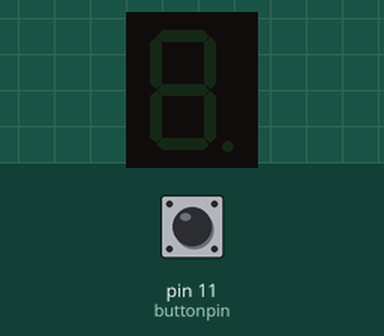
This sketch was run on a simulated Arduino Uno, built with avr-gcc and run on an emulated ATmega328P. Shown: 1-digit seven-segment display. Wiring (inferred from the names in the program): 1-digit 7-segment display, segments lit when HIGH: segments pin 2, pin 3, pin 4, pin 5, pin 6, pin 7, pin 8. The inputs (shaded band) are chosen by the test bench; at power-on: pin 11 (buttonpin) HIGH. The segment pins are drawn as the display they are named for.

Above: at 1.2 s.
1.3 s: pin 11 (buttonpin) pulled LOW for 0.15 s
At 2.3 s:
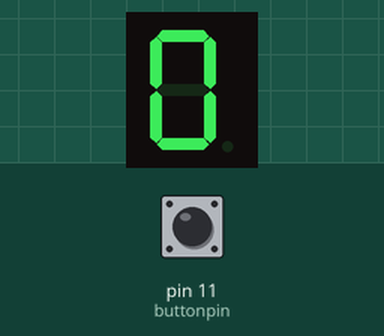
3.0 s: pin 11 (buttonpin) pulled LOW for 1 s
At 3.6 s:
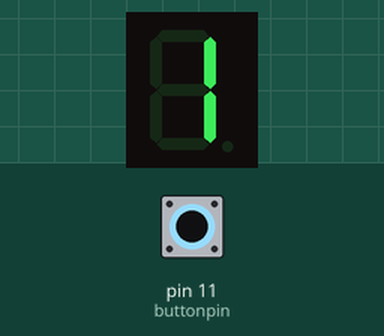
5.5 s: pin 11 (buttonpin) pulled LOW for 0.15 s
At 6.7 s:
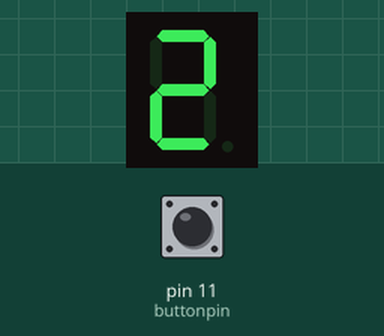
7.2 s: pin 11 (buttonpin) pulled LOW for 3.2 s
At 8.0 s:
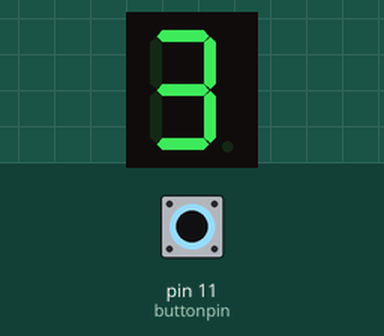
11.9 s: pin 11 (buttonpin) pulled LOW for 0.15 s
At 12.8 s:
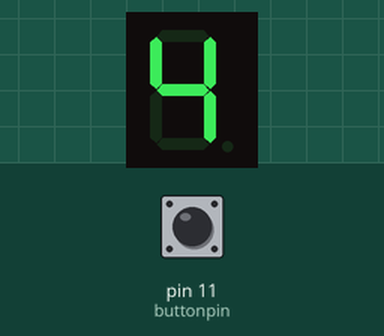
13.6 s: pin 11 (buttonpin) pulled LOW for 1 s
At 14.1 s:
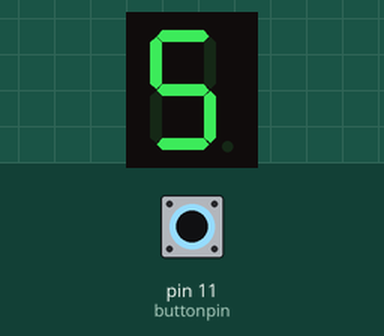
Timing chart, 0 to 16.6 s (numbered marks = the images above; inputs shaded):
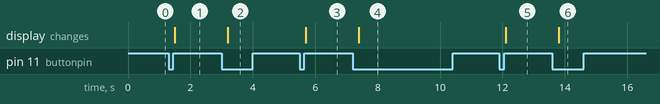

Measured:
- after the input at 1.3 s, the display: changes after 0.20 s (image 1)
- after the input at 3.0 s, the display: changes after 0.20 s (image 2)
- after the input at 5.5 s, the display: changes after 0.20 s (image 3)
- after the input at 7.2 s, the display: changes after 0.20 s (image 4)
- after the input at 11.9 s, the display: changes after 0.20 s (image 5)
- after the input at 13.6 s, the display: changes after 0.20 s (image 6)

The sketch:

button_7segment.ino
```cpp
int a=2;
int b=3;
int c=4;
int d=5;
int e=6;
int f=7;
int g=8;
int buttonpin=11;
int buttonstate;
int count=0;
int prevstate=HIGH;
void zero(){
digitalWrite(a,HIGH);
digitalWrite(b,HIGH);
digitalWrite(c,HIGH);
digitalWrite(d,HIGH);
digitalWrite(e,HIGH);
digitalWrite(f,HIGH);
digitalWrite(g,LOW);
//delay(1000);
}

void one(){
digitalWrite(a,LOW);
digitalWrite(b,HIGH);
digitalWrite(c,HIGH);
digitalWrite(d,LOW);
digitalWrite(e,LOW);
digitalWrite(f,LOW);
digitalWrite(g,LOW);
//delay(1000);
}

void two(){
digitalWrite(a,HIGH);
digitalWrite(b,HIGH);
digitalWrite(c,LOW);
digitalWrite(d,HIGH);
digitalWrite(e,HIGH);
digitalWrite(f,LOW);
digitalWrite(g,HIGH);
//delay(1000);
}

void three(){
digitalWrite(a,HIGH);
digitalWrite(b,HIGH);
digitalWrite(c,HIGH);
digitalWrite(d,HIGH);
digitalWrite(e,LOW);
digitalWrite(f,LOW);
digitalWrite(g,HIGH);
//delay(1000);

}

void four(){
digitalWrite(a,LOW);
digitalWrite(b,HIGH);
digitalWrite(c,HIGH);
digitalWrite(d,LOW);
digitalWrite(e,LOW);
digitalWrite(f,HIGH);
digitalWrite(g,HIGH);
//delay(1000);
}

void five(){
digitalWrite(a,HIGH);
digitalWrite(b,LOW);
digitalWrite(c,HIGH);
digitalWrite(d,HIGH);
digitalWrite(e,LOW);
digitalWrite(f,HIGH);
digitalWrite(g,HIGH);
//delay(1000);
}

void six(){
digitalWrite(a,HIGH);
digitalWrite(b,LOW);
digitalWrite(c,HIGH);
digitalWrite(d,HIGH);
digitalWrite(e,HIGH);
digitalWrite(f,HIGH);
digitalWrite(g,HIGH);
//delay(1000);
}

void seven(){
digitalWrite(a,HIGH);
digitalWrite(b,HIGH);
digitalWrite(c,HIGH);
digitalWrite(d,LOW);
digitalWrite(e,LOW);
digitalWrite(f,LOW);
digitalWrite(g,LOW);
//delay(1000);
}

void eight(){
digitalWrite(a,HIGH);
digitalWrite(b,HIGH);
digitalWrite(c,HIGH);
digitalWrite(d,HIGH);
digitalWrite(e,HIGH);
digitalWrite(f,HIGH);
digitalWrite(g,HIGH);
//delay(1000);

}

void nine(){
digitalWrite(a,HIGH);
digitalWrite(b,HIGH);
digitalWrite(c,HIGH);
digitalWrite(d,LOW);
digitalWrite(e,LOW);
digitalWrite(f,HIGH);
digitalWrite(g,HIGH);
//delay(1000);

}
void setup() {
  // put your setup code here, to run once:

  pinMode(a,OUTPUT);
  pinMode(b,OUTPUT);
  pinMode(c,OUTPUT);
  pinMode(d,OUTPUT);
  pinMode(e,OUTPUT);
  pinMode(f,OUTPUT);
  pinMode(g,OUTPUT);
  pinMode(buttonpin,INPUT_PULLUP);
}


void loop() {
  // put your main code here, to run repeatedly:
buttonstate=digitalRead(buttonpin);
if(buttonstate==LOW && prevstate==HIGH){
count++;

if(count>10){
  count=1;
}
  delay(200);

}
prevstate=buttonstate;


if(count==1){
zero();
}
else if(count==2){
one();
}
else if(count==3){
two();
}
else if(count==4){
three();
}
else if(count==5){
four();
}
else if(count==6){
five();
}
else if(count==7){
six();
}
else if(count==8){
seven();
}
else if(count==9){
eight();
}else if(count==10){
nine();
}
}
```
